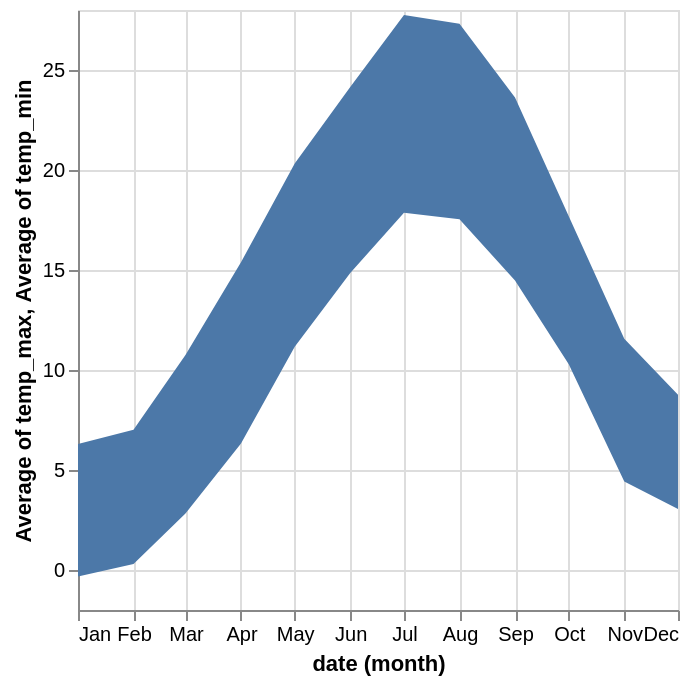

Notebook code cell kept with this figure:
### Markdown cell above
## Layer

One of the most common ways to combine multiple visualizations is to superimpose visual elements. If the underlying scale ranges are compatible, they can be merged to use common axes.

Output of minimum and maximum temperatures:

### Code cell
c = alt.Chart(weather).mark_area().encode(
  alt.X('month(date):T'),
  alt.Y('average(temp_max):Q'),
  alt.Y2('average(temp_min):Q')
)
c

### Figure 1 — Vega specification as saved in the notebook (floating-point values rounded to 4 significant figures)
{"$schema": "https://vega.github.io/schema/vega/v6.json", "data": [{"name": "source_0", "values": [{"average_temp_max": 6.302, "average_temp_min": -0.3278, "month_date": "2012-01-01T00:00:00.000"}, {"average_temp_max": 7.007, "average_temp_min": 0.2969, "month_date": "2012-02-01T00:00:00.000"}, {"average_temp_max": 10.75, "average_temp_min": 2.831, "month_date": "2012-03-01T00:00:00.000"}, {"average_temp_max": 15.39, "average_temp_min": 6.325, "month_date": "2012-04-01T00:00:00.000"}, {"average_temp_max": 20.33, "average_temp_min": 11.16, "month_date": "2012-05-01T00:00:00.000"}, {"average_temp_max": 24.15, "average_temp_min": 14.85, "month_date": "2012-06-01T00:00:00.000"}, {"average_temp_max": 27.75, "average_temp_min": 17.87, "month_date": "2012-07-01T00:00:00.000"}, {"average_temp_max": 27.31, "average_temp_min": 17.54, "month_date": "2012-08-01T00:00:00.000"}, {"average_temp_max": 23.62, "average_temp_min": 14.48, "month_date": "2012-09-01T00:00:00.000"}, {"average_temp_max": 17.68, "average_temp_min": 10.28, "month_date": "2012-10-01T00:00:00.000"}, {"average_temp_max": 11.56, "average_temp_min": 4.43, "month_date": "2012-11-01T00:00:00.000"}, {"average_temp_max": 8.763, "average_temp_min": 3.054, "month_date": "2012-12-01T00:00:00.000"}], "transform": [{"type": "formula", "expr": "toDate(datum['month_date'])", "as": "month_date"}]}], "marks": [{"type": "area", "name": "marks", "from": {"data": "source_0"}, "sort": {"field": "x"}, "encode": {"update": {"orient": {"value": "vertical"}, "y2": {"field": "average_temp_min", "scale": "y"}, "defined": {"signal": "isValid(datum[\"month_date\"]) && isFinite(+datum[\"month_date\"]) && isValid(datum[\"average_temp_max\"]) && isFinite(+datum[\"average_temp_max\"])"}, "fill": {"value": "#4c78a8"}, "x": {"field": "month_date", "scale": "x"}, "y": {"field": "average_temp_max", "scale": "y"}}}, "style": ["area"]}], "scales": [{"name": "x", "type": "time", "domain": {"data": "source_0", "field": "month_date"}, "range": [0, {"signal": "width"}]}, {"name": "y", "type": "linear", "domain": {"data": "source_0", "fields": ["average_temp_max", "average_temp_min"]}, "range": [{"signal": "height"}, 0], "nice": true, "zero": true}], "axes": [{"scale": "x", "ticks": false, "orient": "bottom", "minExtent": 0, "aria": false, "maxExtent": 0, "grid": true, "zindex": 0, "labels": false, "tickMinStep": {"signal": "datetime(2001, 1, 1, 0, 0, 0, 0) - datetime(2001, 0, 1, 0, 0, 0, 0)"}, "gridScale": "y", "domain": false}, {"scale": "y", "aria": false, "gridScale": "x", "tickCount": {"signal": "ceil(height/40)"}, "orient": "left", "grid": true, "labels": false, "minExtent": 0, "maxExtent": 0, "ticks": false, "zindex": 0, "domain": false}, {"scale": "x", "grid": false, "labelOverlap": true, "title": "date (month)", "format": {"signal": "timeUnitSpecifier([\"month\"], {\"year-month\":\"%b %Y \",\"year-month-date\":\"%b %d, %Y \"})"}, "tickMinStep": {"signal": "datetime(2001, 1, 1, 0, 0, 0, 0) - datetime(2001, 0, 1, 0, 0, 0, 0)"}, "labelFlush": true, "orient": "bottom", "zindex": 0}, {"scale": "y", "grid": false, "zindex": 0, "title": "Average of temp_max, Average of temp_min", "orient": "left", "labelOverlap": true, "tickCount": {"signal": "ceil(height/40)"}}], "height": 300, "style": "cell", "background": "white", "padding": 5, "width": 300}
